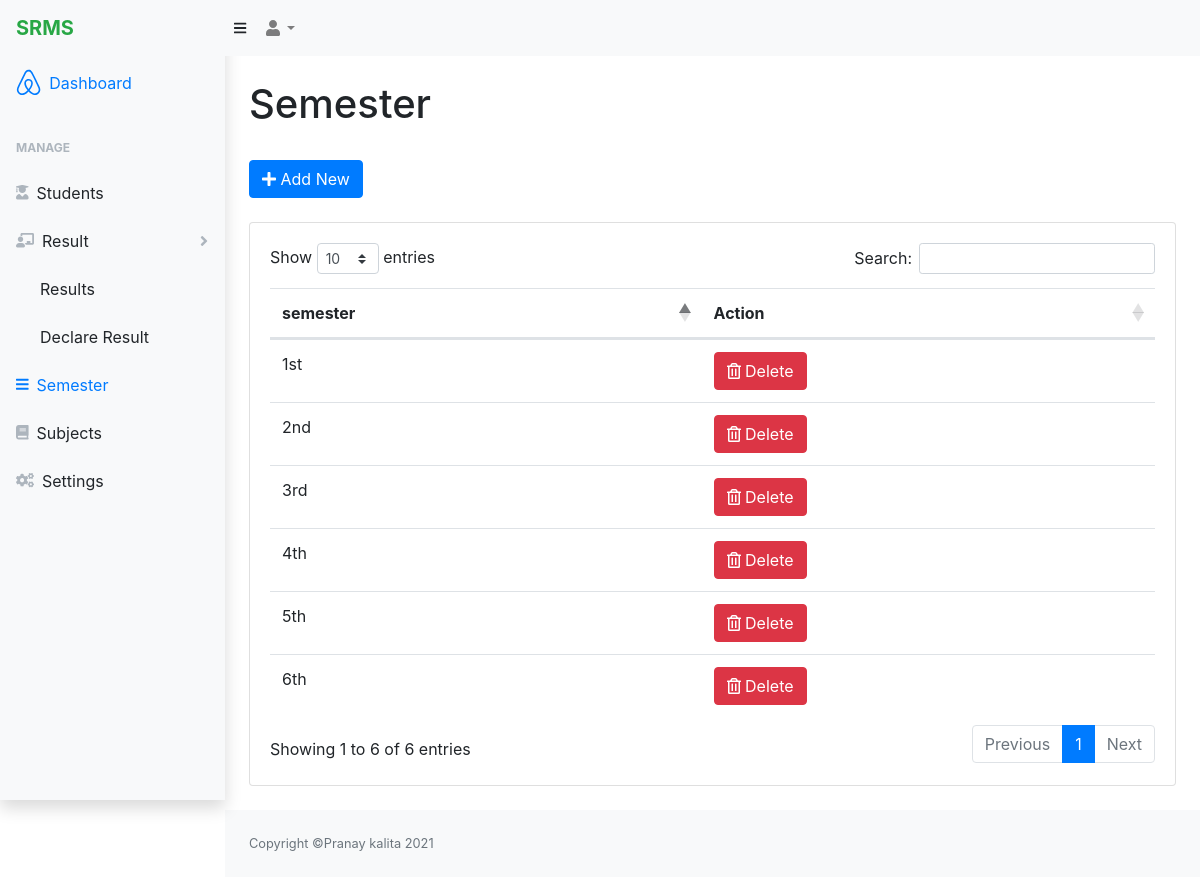
Page /admin/semester.php (signed in) on the committed database.
### tables this page shows
CREATE TABLE `semester_tb` (
  `id` int(11) NOT NULL,
  `semester` varchar(255) NOT NULL
);

### admin/semester.php (the view, shortened to what this page needs)
<?Php include('common/sidenav.php');
?>
<div id="layoutSidenav_content">
    <main>
        <div class="container-fluid">
            <h1 class="mt-4">Semester</h1>
            <div class="row">
                <div class="col-sm-4 my-4">
                    <button type="button" class="btn btn-primary" data-toggle="modal" data-target="#insertsem"><i
                            class="fa fa-plus"></i> Add New </button>
                </div>
            </div>
            <div class="card mb-4">
                <div class="card-body">
                    <div class="table-responsive">
                        <table class="table " id="dataTable" width="100%" cellspacing="0">
                            <thead>
                                <tr>
                                    <th>semester</th>
                                    <th>Action</th>
                                </tr>
                            </thead>
                            <tbody>
                                <?php
                                        $sql = "SELECT * FROM `semester_tb`";
                                        $data = $conn->query($sql);
                                        while($row = $data->fetch_assoc())
                                        {
                                            echo '
                                            <tr>
                                                <td>'.$row["semester"].'</td>
                                                <td>
                                                    <form action="" method="post">
                                                    <input type="hidden" name="id" value='.$row["id"].'>
                                                    <button type="submit" class="btn btn-danger" name="delete" >
                                                    <i class="far fa-trash-alt"></i> Delete</button>
                                                    </form>
                                                </td>
                                            </tr>
                                            ';
                                        }
                                        ?>
                            </tbody>
                        </table>
                    </div>
                </div>
            </div>
        </div>
    </main>
    <?Php include('common/bottom.php'); ?>

### rows in the picture
semester_tb: semester "1st"
semester_tb: semester "2nd"
semester_tb: semester "3rd"
semester_tb: semester "4th"
semester_tb: semester "5th"
semester_tb: semester "6th"
